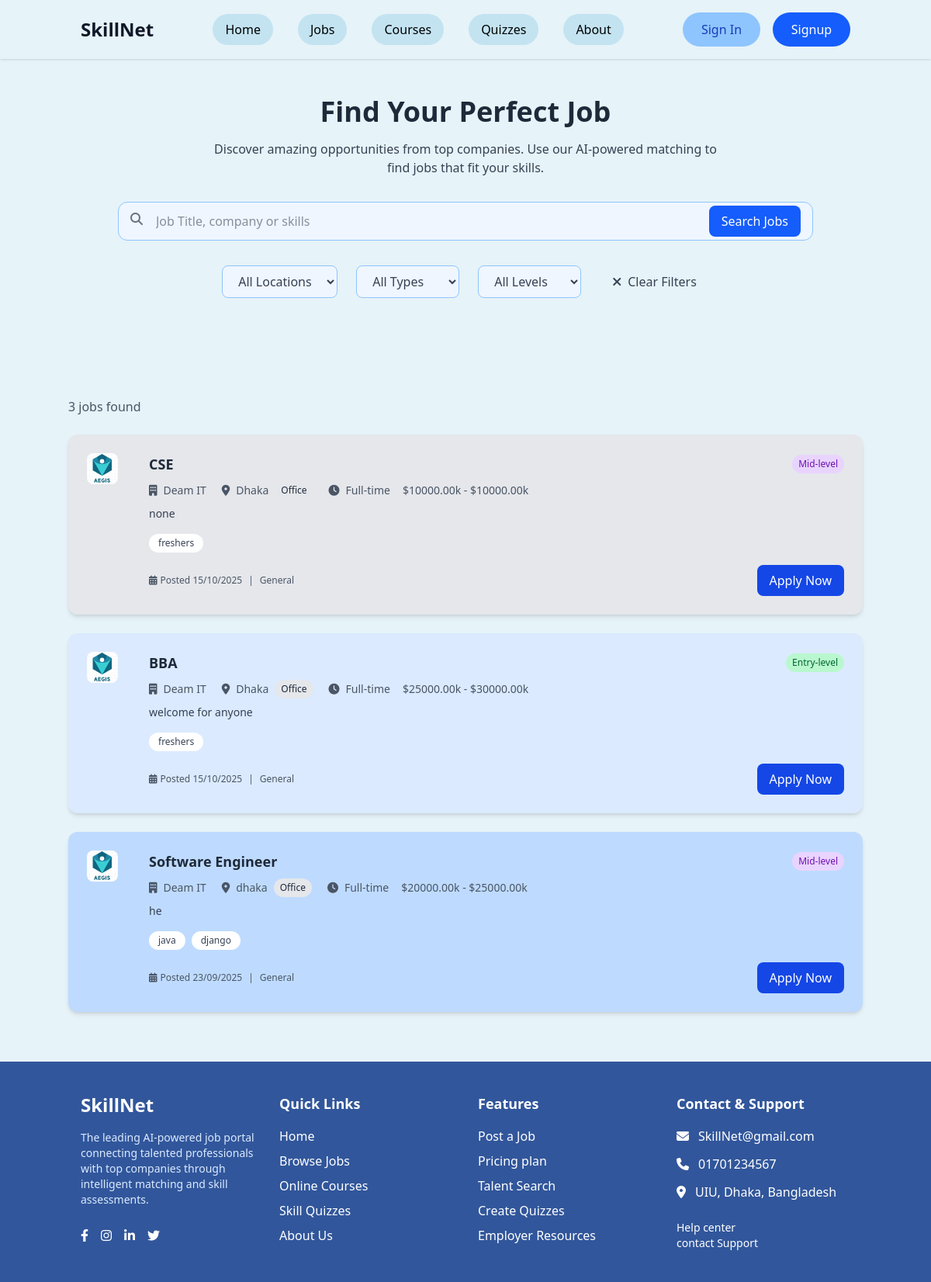
Screenshot of /jobs/ with the database file from the repository.
### app/models.py (models this page shows, shortened)
class Job(models.Model):
    JOB_TYPES = [
        ('full_time', 'Full-time'),
        ('part_time', 'Part-time'),
        ('contract', 'Contract'),
        ('internship', 'Internship'),
    ]
    EXPERIENCE_LEVELS = [
        ('entry', 'Entry-level'),
        ('mid', 'Mid-level'),
        ('senior', 'Senior'),
        ('top', 'Top-level'),
    ]
    WORK_MODES = [
        ('remote', 'Remote'),
        ('office', 'Office'),
        ('hybrid', 'Hybrid'),
    ]
    title = models.CharField(max_length=200)
    company = models.ForeignKey(Company, on_delete=models.CASCADE)
    location = models.CharField(max_length=100)
    salary_min = models.DecimalField(max_digits=10, decimal_places=2)
    salary_max = models.DecimalField(max_digits=10, decimal_places=2)
    job_type = models.CharField(max_length=20, choices=JOB_TYPES, default='full_time')
    experience_level = models.CharField(max_length=20, choices=EXPERIENCE_LEVELS, default='mid')
    work_mode = models.CharField(max_length=20, choices=WORK_MODES, default='office')
    description = models.TextField()
    requirements = models.TextField()
    skills_required = models.CharField(max_length=500)
    posted_date = models.DateTimeField(auto_now_add=True)
    is_active = models.BooleanField(default=True)
    category = models.CharField(max_length=100, default='General')
    def get_salary_range(self):
        return f"${self.salary_min}k - ${self.salary_max}k"
    def get_skills_list(self):
        return [skill.strip() for skill in self.skills_required.split(',')]
    def get_formatted_date(self):
        return self.posted_date.strftime('%d/%m/%Y')

class Company(models.Model):
    name = models.CharField(max_length=200)
    logo = models.ImageField(upload_to='company_logos/', blank=True, null=True)
    description = models.TextField(blank=True)

### app/views.py (the view)
# urls.py: path('jobs/', views.job_list, name='job_list'),
def job_list(request):
    jobs = Job.objects.filter(is_active=True).order_by('-posted_date')
    location_filter = request.GET.get('location', '')
    job_type_filter = request.GET.get('job_type', '')
    experience_filter = request.GET.get('experience', '')
    search_query = request.GET.get('q', '')
    if search_query:
        jobs = jobs.filter(title__icontains=search_query)
    if location_filter:
        if location_filter == 'remote':
            jobs = jobs.filter(work_mode='remote')
        else:
            jobs = jobs.filter(location__icontains=location_filter)
    if job_type_filter:
        jobs = jobs.filter(job_type=job_type_filter)
    if experience_filter:
        jobs = jobs.filter(experience_level=experience_filter)
    locations = Job.objects.filter(is_active=True).values_list('location', flat=True).distinct()
    job_types = Job.JOB_TYPES
    experience_levels = Job.EXPERIENCE_LEVELS
    context = {
        'jobs': jobs,
        'locations': locations,
        'job_types': job_types,
        'experience_levels': experience_levels,
        'selected_location': location_filter,
        'selected_job_type': job_type_filter,
        'selected_experience': experience_filter,
        'search_query': search_query,
    }
    return render(request, 'jobs/job_list.html', context)

### static/templates/jobs/job_list.html (shortened to what this page needs)
{% extends 'base.html' %}
{% load static %}
{% block content %}
  <section class="py-12 px-4">
    <div class="container mx-auto text-center">
      <h1 class="text-3xl md:text-4xl font-bold mb-4">Find Your Perfect Job</h1>
      <p class="text-gray-700 max-w-2xl mx-auto mb-8">
        Discover amazing opportunities from top companies. Use our AI-powered matching to find jobs that fit your skills.
      </p>
      <form method="GET" action="{% url 'app:job_list' %}" class="max-w-4xl mx-auto mb-8 relative">
        <input type="text" name="q" placeholder="Job Title, company or skills"
               value="{{ search_query }}"
               class="w-full pl-12 pr-32 py-3 rounded-xl border border-blue-300 focus:outline-none focus:ring-2 focus:ring-blue-500 bg-blue-50" />
        <i class="fas fa-search absolute left-4 top-3.5 text-gray-500"></i>
        <button type="submit" class="absolute right-4 top-1/2 transform -translate-y-1/2 px-4 py-2 bg-blue-600 text-white rounded-lg hover:bg-blue-700 transition">
          Search Jobs
        </button>
      </form>
      <form method="GET" action="{% url 'app:job_list' %}" class="flex flex-wrap justify-center gap-6 mb-10">
        <select name="location" class="px-4 py-2 rounded-lg bg-blue-50 border border-blue-300 text-gray-700 focus:outline-none focus:ring-2 focus:ring-blue-500" onchange="this.form.submit()">
          <option value="">All Locations</option>
        </select>
        <select name="job_type" class="px-4 py-2 rounded-lg bg-blue-50 border border-blue-300 text-gray-700 focus:outline-none focus:ring-2 focus:ring-blue-500" onchange="this.form.submit()">
          <option value="">All Types</option>
        </select>
        <select name="experience" class="px-4 py-2 rounded-lg bg-blue-50 border border-blue-300 text-gray-700 focus:outline-none focus:ring-2 focus:ring-blue-500" onchange="this.form.submit()">
          <option value="">All Levels</option>
        </select>
        <a href="{% url 'app:job_list' %}" class="flex items-center space-x-2 px-4 py-2 text-gray-700 hover:text-blue-600 transition">
          <i class="fas fa-times"></i>
          <span>Clear Filters</span>
        </a>
      </form>
    </div>
  </section>
  <section class="py-10 px-4">
    <div class="container mx-auto">
      <div class="mb-6 text-gray-600">
        <p>{{ jobs.count }} job{% if jobs.count != 1 %}s{% endif %} found</p>
      </div>
      {% for job in jobs %}
      <div class="{% cycle 'bg-gray-200' 'bg-blue-100' 'bg-blue-200' %} p-6 rounded-xl shadow-md mb-6 flex flex-col md:flex-row gap-6 hover:shadow-lg transition-shadow">
        <img src="{{ job.company.logo.url }}"
              alt="{{ job.company.name }}"
              class="mr-4 rounded-lg h-10 w-10 object-cover overflow-hidden" />
        <div class="flex-grow">
          <div class="flex items-center justify-between mb-2">
            <h3 class="font-bold text-lg">{{ job.title }}</h3>
            <span class="px-2 py-1 text-xs
              {% if job.experience_level == 'entry' %}bg-green-200 text-green-800
              {% elif job.experience_level == 'mid' %}bg-purple-200 text-purple-800
              {% elif job.experience_level == 'senior' %}bg-blue-200 text-blue-800
              {% else %}bg-yellow-200 text-yellow-800{% endif %} rounded-full">
              {{ job.get_experience_level_display }}
            </span>
          </div>
          <div class="flex items-center text-sm text-gray-600 mb-2 flex-wrap gap-2">
            <span class="flex items-center">
              <i class="fas fa-building mr-2"></i> {{ job.company.name }}
            </span>
            <span class="flex items-center">
              <i class="fas fa-map-marker-alt ml-3 mr-2"></i> {{ job.location }}
            </span>
            <span class="px-2 py-1 text-xs
              {% if job.work_mode == 'remote' %}bg-green-200 text-green-800
              {% elif job.work_mode == 'office' %}bg-gray-200 text-gray-800
              {% else %}bg-blue-200 text-blue-800{% endif %} rounded-full">
              {{ job.get_work_mode_display }}
            </span>
            <span class="flex items-center">
              <i class="fas fa-clock ml-3 mr-2"></i> {{ job.get_job_type_display }}
            </span>
            <span class="ml-2 font-medium">{{ job.get_salary_range }}</span>
          </div>
          <p class="text-gray-700 text-sm mb-4">{{ job.description|truncatewords:30 }}</p>
          <div class="flex flex-wrap gap-2 mb-4">
            {% for skill in job.get_skills_list|slice:":4" %}
            <span class="bg-white text-gray-700 px-3 py-1 rounded-full text-xs">{{ skill }}</span>
            {% endfor %}
          </div>
          <div class="flex justify-between items-center flex-col md:flex-row gap-4">
            <div class="flex items-center text-xs text-gray-600">
              <i class="fas fa-calendar-alt mr-1"></i>
              Posted {{ job.get_formatted_date }}
              <span class="mx-2">|</span>
              {{ job.category }}
            </div>
            <div class="flex space-x-2">
              <a href="{% url 'app:job_detail' job.id %}" class="px-4 py-2 bg-blue-700 text-white rounded-lg hover:bg-blue-800 transition">
                Apply Now
              </a>
            </div>
          </div>
        </div>
      </div>
      {% endfor %}
    </div>
  </section>
{% endblock %}

### rows the page displays
Job: company.logo (picture), title "CSE", experience_level "Mid-level", company.name "Deam IT", location "Dhaka", work_mode "Office", job_type "Full-time", get_salary_range "$10000.00k - $10000.00k", description "none", get_skills_list "freshers", get_formatted_date "15/10/2025", category "General"
Job: company.logo (picture), title "BBA", experience_level "Entry-level", company.name "Deam IT", location "Dhaka", work_mode "Office", job_type "Full-time", get_salary_range "$25000.00k - $30000.00k", description "welcome for anyone", get_skills_list "freshers", get_formatted_date "15/10/2025", category "General"
Job: company.logo (picture), title "Software Engineer", experience_level "Mid-level", company.name "Deam IT", location "dhaka", work_mode "Office", job_type "Full-time", get_salary_range "$20000.00k - $25000.00k", description "he", get_skills_list "java" "django", get_formatted_date "23/09/2025", category "General"

### other values shown
{{ jobs.count }} "3"
